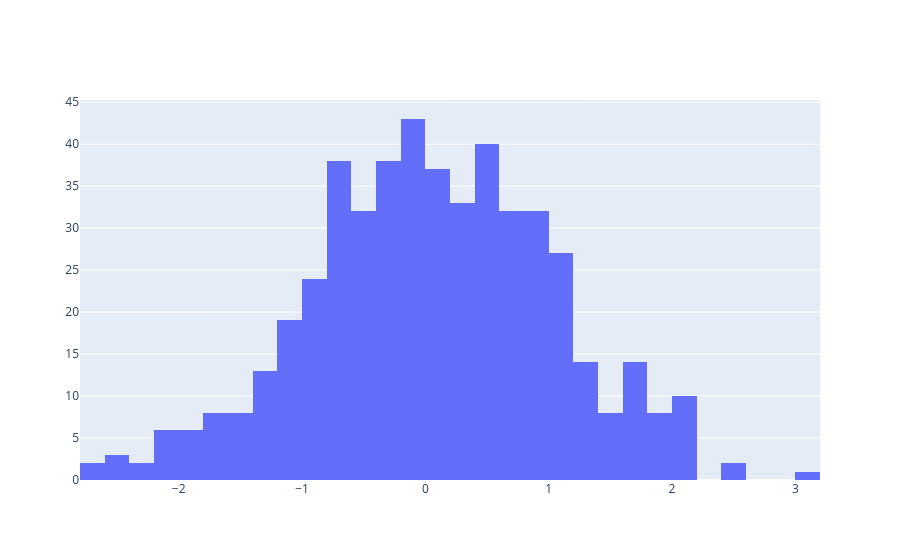

The notebook cell this image was saved under:
### Markdown cell above
### HISTOGRAMA

### Code cell
#básico
import plotly.graph_objects as go

import numpy as np
np.random.seed(1)

x = np.random.randn(500)

fig = go.Figure(data=[go.Histogram(x=x)])
fig.show()

### Figure 1 — Plotly figure (JSON) as saved in the notebook; plotly's stock layout.template omitted (floating-point values rounded to 4 significant figures; data arrays with more than 128 entries replaced by an {"elided": "..."} marker saying what was removed)
{"data": [{"type": "histogram", "x": {"elided": "500 float values"}}], "layout": {}}
